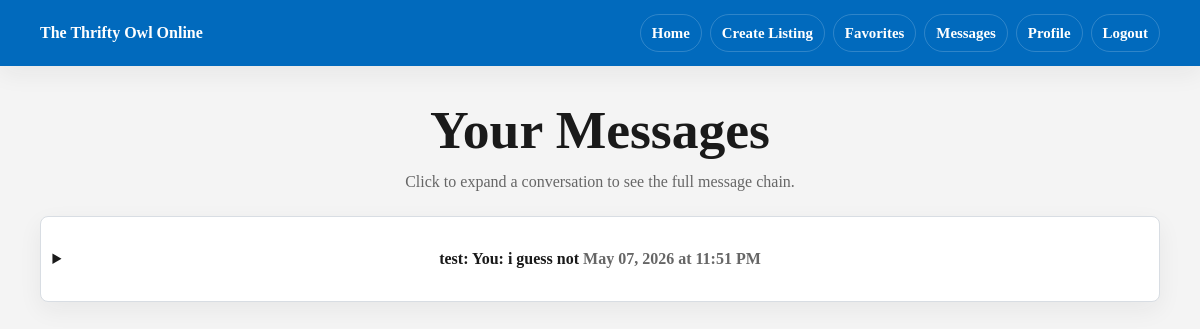
Screenshot of /messages (signed in) with the database file from the repository.
### app/models.py (models this page shows)
class User(UserMixin, db.Model):
    __tablename__ = 'users'
    id = db.Column(db.Integer, primary_key=True)
    is_admin = db.Column(db.Boolean, default=False)
    is_blocked = db.Column(db.Boolean, default=False)
    email = db.Column(db.String(150), unique=True, nullable=False)
    username = db.Column(db.String(150), unique=True, nullable=False)
    password = db.Column(db.String(150), nullable=False)
    name = db.Column(db.String(150))
    major = db.Column(db.String(150))
    interests = db.Column(db.String(300))
    image = db.Column(db.String(200))  # store filename/path
    posts = db.relationship('Post', backref='owner', lazy=True)
    sent_messages = db.relationship('Message', foreign_keys='Message.sender_id', backref='sender', lazy=True)
    received_messages = db.relationship('Message', foreign_keys='Message.receiver_id', backref='receiver', lazy=True)
    reviews_given = db.relationship('Review', foreign_keys='Review.reviewer_id', backref='reviewer', lazy=True)
    reviews_received = db.relationship('Review', foreign_keys='Review.reviewed_id', backref='reviewed', lazy=True)

class Message(db.Model):
    __tablename__ = 'messages'
    id = db.Column(db.Integer, primary_key=True)
    sender_id = db.Column(db.Integer, db.ForeignKey('users.id'), nullable=False)
    receiver_id = db.Column(db.Integer, db.ForeignKey('users.id'), nullable=False)
    content = db.Column(db.String(500), nullable=False)
    created_at = db.Column(db.DateTime, default=datetime.utcnow)

### app/routes.py (the view)
@main.route('/messages')
@login_required
def messages():
    all_messages = (
        Message.query
        .filter(or_(Message.sender_id == current_user.id, Message.receiver_id == current_user.id))
        .order_by(Message.created_at.asc())
        .all()
    )
    conversations_by_user = {}
    for message in all_messages:
        other_user = message.receiver if message.sender_id == current_user.id else message.sender
        conversations_by_user.setdefault(other_user.id, {
            'user': other_user,
            'messages': [],
            'last_message': None,
        })
        conversations_by_user[other_user.id]['messages'].append(message)
        conversations_by_user[other_user.id]['last_message'] = message
    conversations = sorted(
        conversations_by_user.values(),
        key=lambda conversation: conversation['last_message'].created_at,
        reverse=True,
    )
    form = MessageForm()
    return render_template('messages.html', conversations=conversations, form=form)

### app/models.py (called while the page is built)
@login_manager.user_loader
def load_user(user_id):
    return User.query.get(int(user_id))

### app/templates/messages.html (shortened to what this page needs)
{% extends "base.html" %}
{% block content %}
<section class="page-header">
    <h1>Your Messages</h1>
    <p class="muted">Click to expand a conversation to see the full message chain.</p>
</section>
<section>
    {% for conversation in conversations %}
    <details class="card">
        <summary>
            <strong>{{ conversation.user.username }}</strong>:
            {% if conversation.last_message.sender_id == current_user.id %}
            You: {{ conversation.last_message.content }}
            {% else %}
            {{ conversation.last_message.content }}
            {% endif %}
            <span class="muted">{{ conversation.last_message.created_at.strftime('%b %d, %Y at %I:%M %p') }}</span>
        </summary>
    </details>
    {% else %}
    <div class="empty">Your inbox is empty right now.</div>
    {% endfor %}
</section>
{% endblock %}

### app/static/style.css (style rules this page uses)
:root { --blue: #016ABD; --blue-dark: #003399; --bg: #F4F4F4; --card: #ffffff; --border: #d8dde3; --text: #1a1a1a; --muted: #666666; --danger: #a82222; --radius: 8px; --shadow: 0 18px 45px rgba(26, 26, 26, 0.08); --shadow-soft: 0 8px 24px rgba(26, 26, 26, 0.06); }
* { box-sizing: border-box; }
body { margin: 0; background: var(--bg); color: var(--text); font-family: georgia, serif; line-height: 1.5; -webkit-font-smoothing: antialiased; }
h1, h2, h3, p { margin-top: 0; }
h1, h2, h3 { line-height: 1.15; letter-spacing: 0; }
h1 { font-size: clamp(2rem, 5vw, 3.35rem); }
.container>* { width: 100%; }
.card { background: var(--card); border: 1px solid var(--border); border-radius: var(--radius); padding: clamp(20px, 3vw, 30px); box-shadow: var(--shadow-soft); text-align: center; }
details.card { cursor: pointer; }
summary { list-style-position: outside; font-weight: 700; text-align: center; }
.page-header { text-align: center; }
.page-header h1 { margin-bottom: 8px; }
.page-header p { margin-bottom: 0; }
.muted { color: var(--muted); }

### rows the page displays
User: user.username "test"
Message: last_message.content "i guess not", last_message.created_at "May 07, 2026 at 11:51 PM"
